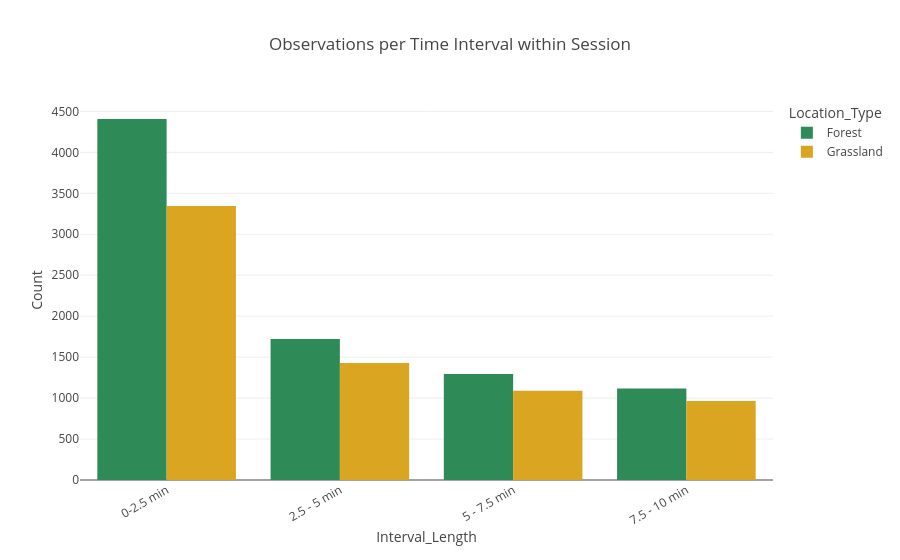

Notebook code cell kept with this figure:
### Code cell
interval_counts = df.groupby(['Interval_Length','Location_Type']).size().reset_index(name='Count')

fig = px.bar(interval_counts, x='Interval_Length', y='Count', color='Location_Type',
             barmode='group', title='Observations per Time Interval within Session',
             color_discrete_map={'Forest':'#2E8B57','Grassland':'#DAA520'})
fig.update_layout(plot_bgcolor='white', paper_bgcolor='white', xaxis_tickangle=-30)
fig.show()

### Figure 1 — Plotly figure (JSON) as saved in the notebook; plotly's stock layout.template omitted (floating-point values rounded to 4 significant figures)
{"data": [{"alignmentgroup": "True", "hovertemplate": "Location_Type=Forest<br>Interval_Length=%{x}<br>Count=%{y}<extra></extra>", "legendgroup": "Forest", "marker": {"color": "#2E8B57", "pattern": {"shape": ""}}, "name": "Forest", "offsetgroup": "Forest", "orientation": "v", "showlegend": true, "textposition": "auto", "type": "bar", "x": ["0-2.5 min", "2.5 - 5 min", "5 - 7.5 min", "7.5 - 10 min"], "xaxis": "x", "y": [4407, 1722, 1295, 1118], "yaxis": "y"}, {"alignmentgroup": "True", "hovertemplate": "Location_Type=Grassland<br>Interval_Length=%{x}<br>Count=%{y}<extra></extra>", "legendgroup": "Grassland", "marker": {"color": "#DAA520", "pattern": {"shape": ""}}, "name": "Grassland", "offsetgroup": "Grassland", "orientation": "v", "showlegend": true, "textposition": "auto", "type": "bar", "x": ["0-2.5 min", "2.5 - 5 min", "5 - 7.5 min", "7.5 - 10 min"], "xaxis": "x", "y": [3345, 1427, 1091, 963], "yaxis": "y"}], "layout": {"barmode": "group", "legend": {"title": {"text": "Location_Type"}, "tracegroupgap": 0}, "paper_bgcolor": "white", "plot_bgcolor": "white", "title": {"text": "Observations per Time Interval within Session"}, "xaxis": {"anchor": "y", "domain": [0, 1], "tickangle": -30, "title": {"text": "Interval_Length"}}, "yaxis": {"anchor": "x", "domain": [0, 1], "title": {"text": "Count"}}}}
